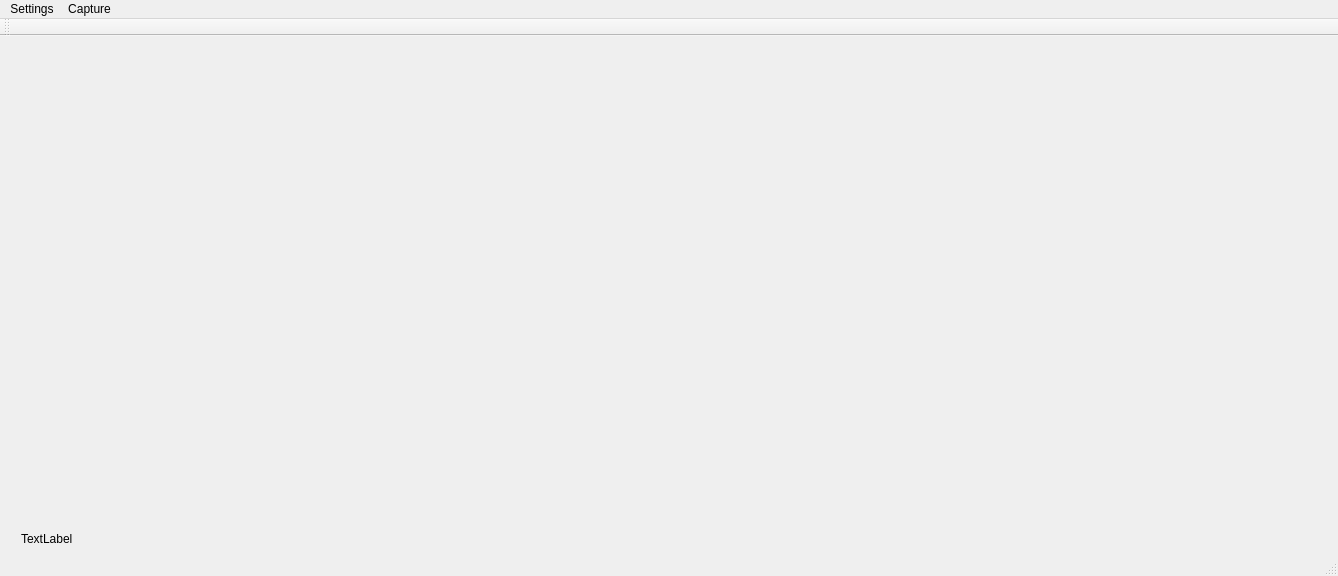
<?xml version="1.0" encoding="UTF-8"?>
<ui version="4.0">
 <class>gazeTrackGUIClass</class>
 <widget class="QMainWindow" name="gazeTrackGUIClass">
  <property name="geometry">
   <rect>
    <x>0</x>
    <y>0</y>
    <width>1338</width>
    <height>576</height>
   </rect>
  </property>
  <property name="windowTitle">
   <string>gazeTrackGUI</string>
  </property>
  <widget class="QWidget" name="centralWidget">
   <widget class="QWidget" name="verticalLayoutWidget">
    <property name="geometry">
     <rect>
      <x>10</x>
      <y>0</y>
      <width>1301</width>
      <height>521</height>
     </rect>
    </property>
    <layout class="QVBoxLayout" name="verticalLayout">
     <item>
      <widget class="GazeDisplayWidget" name="widget" native="true">
       <property name="sizePolicy">
        <sizepolicy hsizetype="Expanding" vsizetype="Expanding">
         <horstretch>0</horstretch>
         <verstretch>0</verstretch>
        </sizepolicy>
       </property>
       <property name="minimumSize">
        <size>
         <width>640</width>
         <height>480</height>
        </size>
       </property>
      </widget>
     </item>
     <item>
      <widget class="QLabel" name="statusLabelCamera">
       <property name="text">
        <string>TextLabel</string>
       </property>
      </widget>
     </item>
     <item>
      <spacer name="verticalSpacer">
       <property name="orientation">
        <enum>Qt::Vertical</enum>
       </property>
       <property name="sizeType">
        <enum>QSizePolicy::Preferred</enum>
       </property>
       <property name="sizeHint" stdset="0">
        <size>
         <width>20</width>
         <height>40</height>
        </size>
       </property>
      </spacer>
     </item>
    </layout>
   </widget>
  </widget>
  <widget class="QMenuBar" name="menuBar">
   <property name="geometry">
    <rect>
     <x>0</x>
     <y>0</y>
     <width>1338</width>
     <height>21</height>
    </rect>
   </property>
   <widget class="QMenu" name="menuSettings">
    <property name="title">
     <string>Settings</string>
    </property>
    <addaction name="actionRight_Video_Source"/>
    <addaction name="actionLeft_Video_Source"/>
    <addaction name="separator"/>
    <addaction name="actionLeft_Right_Video_Source"/>
   </widget>
   <widget class="QMenu" name="menuCapture">
    <property name="title">
     <string>Capture</string>
    </property>
    <addaction name="actionStart_Recording"/>
    <addaction name="actionStop_Recording"/>
    <addaction name="actionCapture_Settings"/>
   </widget>
   <addaction name="menuSettings"/>
   <addaction name="menuCapture"/>
  </widget>
  <widget class="QToolBar" name="mainToolBar">
   <property name="minimumSize">
    <size>
     <width>50</width>
     <height>0</height>
    </size>
   </property>
   <attribute name="toolBarArea">
    <enum>TopToolBarArea</enum>
   </attribute>
   <attribute name="toolBarBreak">
    <bool>false</bool>
   </attribute>
  </widget>
  <widget class="QStatusBar" name="statusBar"/>
  <action name="actionStart">
   <property name="text">
    <string>Start</string>
   </property>
   <property name="toolTip">
    <string>&lt;html&gt;&lt;head/&gt;&lt;body&gt;&lt;p&gt;&lt;img src=&quot;:/gazeTrackGUI/Resources/play_icon.png&quot;/&gt;&lt;/p&gt;&lt;/body&gt;&lt;/html&gt;</string>
   </property>
  </action>
  <action name="actionRight_Video_Source">
   <property name="text">
    <string>Right Video Source</string>
   </property>
  </action>
  <action name="actionLeft_Video_Source">
   <property name="text">
    <string>Left Video Source</string>
   </property>
  </action>
  <action name="actionStart_Recording">
   <property name="checkable">
    <bool>false</bool>
   </property>
   <property name="text">
    <string>Start Recording</string>
   </property>
  </action>
  <action name="actionStop_Recording">
   <property name="checkable">
    <bool>false</bool>
   </property>
   <property name="text">
    <string>Stop Recording</string>
   </property>
  </action>
  <action name="actionCapture_Settings">
   <property name="text">
    <string>Capture Settings</string>
   </property>
  </action>
  <action name="actionLeft_Right_Video_Source">
   <property name="checkable">
    <bool>true</bool>
   </property>
   <property name="checked">
    <bool>true</bool>
   </property>
   <property name="text">
    <string>Same left/right video</string>
   </property>
  </action>
 </widget>
 <layoutdefault spacing="6" margin="11"/>
 <customwidgets>
  <customwidget>
   <class>GazeDisplayWidget</class>
   <extends>QWidget</extends>
   <header>GazeDisplayWidget.h</header>
   <container>1</container>
  </customwidget>
 </customwidgets>
 <resources/>
 <connections/>
</ui>
